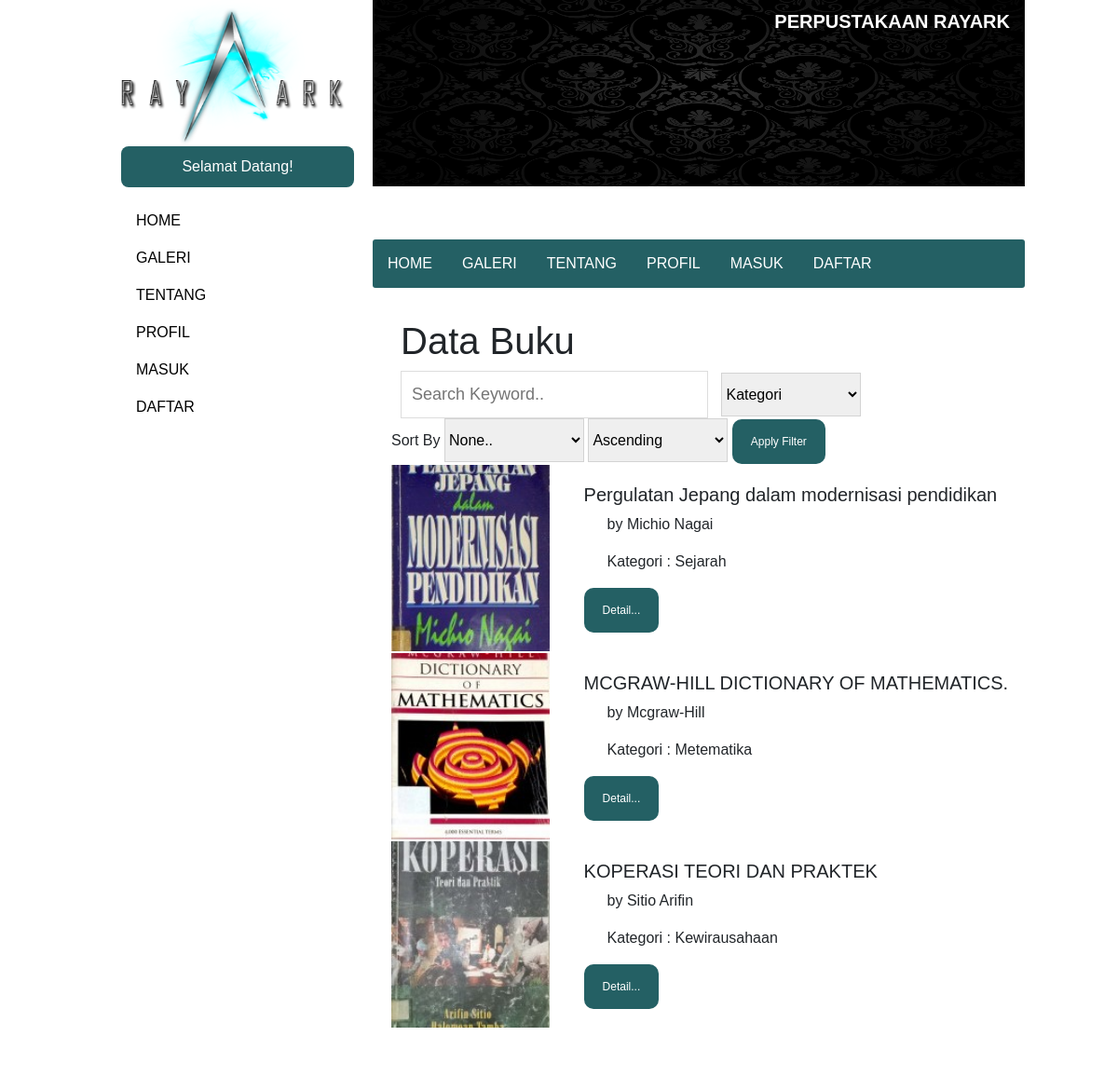
The page /galeri.php on the database its author committed.
### tables this page shows
CREATE TABLE `buku` (
  `id_buku` int(11) NOT NULL,
  `judul` varchar(100) NOT NULL,
  `tahun` int(11) NOT NULL,
  `penulis` varchar(100) NOT NULL,
  `ISBN` varchar(13) NOT NULL,
  `pic` varchar(100) NOT NULL,
  `kategori` varchar(32) NOT NULL,
  `rak` int(11) NOT NULL,
  `stok` int(11) NOT NULL
);

### db-con.php (called while the page is built, shortened)
<?php
class database{
	var $host = "localhost";
	var $username = "root";
	var $password = "";
	var $database = "perpustakaan";
	function __construct(){
		$this->koneksi = mysqli_connect($this->host, $this->username, $this->password,$this->database);
	}
}
?>

### galeri.php (shortened to what this page needs)
<?php
include_once('db-con.php');
$database = new database();
$query="select * from buku";
?>
<!DOCTYPE html>
<html lang="en">
<head>
    <link rel="stylesheet" href="https://stackpath.bootstrapcdn.com/bootstrap/4.5.0/css/bootstrap.min.css">
    <?php include "style.php"; ?>
    <link rel="stylesheet" href="css/galeri.css">
</head>
<body>
    <div id="main-content">
        <?php include 'header-sidebar.php';?>
        <div id="isi">
            <h1>Data Buku</h1>
            <form action="galeri.php" method="post">
                <input type="text" placeholder="Search Keyword.." name="katakunci" id="mySearch">
                <select style="width: 150px;height: 47px;border:solid 1px lightgrey;margin-top:-25px;" name="option">
                <option value="" >Kategori</option>
                </select>
                <br>
                <label>Sort By</label>
                <select style="width: 150px;height: 47px;border:solid 1px lightgrey;" name="sort">
                    <option value="id_buku">None..</option>
                </select>
                <select style="width: 150px;height: 47px;border:solid 1px lightgrey;" name="order">
                    <option value="ASC">Ascending</option>
                </select>
                <button type="submit" class="button" name="filter">Apply Filter</button>
            </form>
            <table style="width: 700px; border: none;">
            <?php
                $result = mysqli_query($database->koneksi, $query);
                while($books = mysqli_fetch_assoc($result)){
                    require "galeri-list.php";
                }
            ?>
            </table>
            <br>
        </div>
    </div>
</body>
</html>

### galeri-list.php
<?php
echo "<tr>
    <td>
        <p style=\"margin-top: -100px;\"> </p>
    </td>
    <td>
        <div class=\"galeri\">
            <img src=\"gambar/".$books['pic']."\">
        </div>
    </td>
    <td>
        <div id=\"detail\">
            <h5>".$books['judul']."</h5>
            <p>by ".$books['penulis']."</p>
            <p>Kategori : ".$books['kategori']."</p>
            <a><button class=\"button\" data-toggle=\"modal\" data-target=\"#modal".$books['id_buku']."\">Detail...</button></a>
        </div>
    </td>
</tr>";
?>

### css/user.css (style rules this page uses)
body { background-color: white; }
.button { background-color: #246064; }

### css/galeri.css (style rules this page uses)
* { font-family: sans-serif; }
#main-content { margin: 0 auto; width: 1000px; height: auto; }
#isi { margin-top: 22px; margin-bottom: 8px; padding: 20px; width: 700px; float: right; background: white; border-radius: 8px; }
#isi h1 { margin-left: 10px; }
#isi p { margin-left: 25px; margin-right: 10px; }
.galeri { position: relative; margin-left: 25px; display: inline-block; }
.galeri img { margin-right: 100px; margin-left: -67px; height: 200px; width: 170px; }
.button { border: none; color: white; padding: 15px 20px; text-align: center; text-decoration: none; display: inline-block; font-size: 12px; border-radius: 10px; }
#mySearch { width: 50%; font-size: 18px; padding: 11px; border: 1px solid #ddd; margin-left: 10px; margin-right: 10px; }
#detail { margin-left: -88px; }

### rows shown on the page
buku: pic (picture), judul "Pergulatan Jepang dalam modernisasi pendidikan", penulis "Michio Nagai", kategori "Sejarah"
buku: pic (picture), judul "MCGRAW-HILL DICTIONARY OF MATHEMATICS.", penulis "Mcgraw-Hill", kategori "Metematika"
buku: pic (picture), judul "KOPERASI TEORI DAN PRAKTEK", penulis "Sitio Arifin", kategori "Kewirausahaan"
